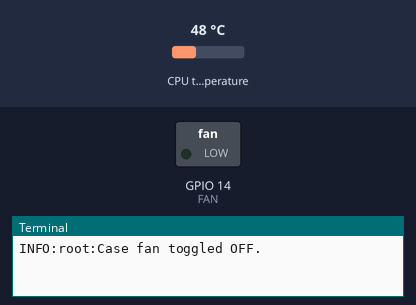
Simulated run of this program. Board: Raspberry Pi (BCM pin numbers). Shown: switched loads named in the program (green lamp = pin HIGH), the last lines printed to the terminal. The test bench sets the inputs (shaded band); at power-on: CPU temperature 48 °C. The clock reads 2024-03-15 10:24:30 at power-on unless the program sets it.

Above: at 1.2 s.
1.3 s: CPU temperature set to 78 °C
7.3 s: CPU temperature set to 81 °C
At 10.8 s:
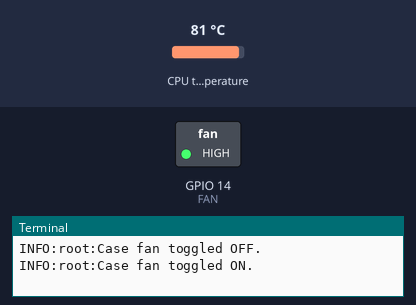
13.3 s: CPU temperature set to 77 °C
19.3 s: CPU temperature set to 74 °C
At 20.9 s:
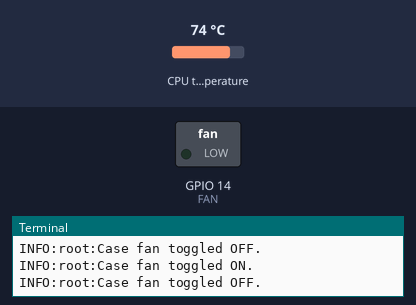
25.3 s: CPU temperature set to 84 °C
At 31.0 s:
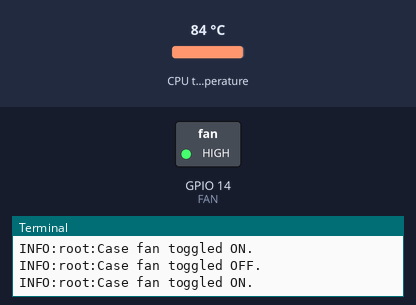
Timing chart, 0 to 32.5 s (numbered marks = the images above; inputs shaded):
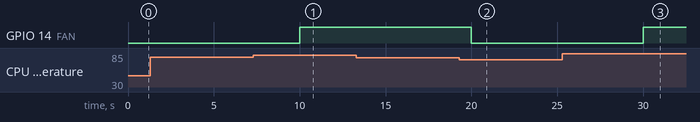

The program:

case_fan.py
```python
import logging
import time
from gpiozero import PWMLED


HIGH_TEMP = 80
DELAY_SEC = 5
FAN = PWMLED(14)
CPU_TEMP_FILE = "/sys/class/thermal/thermal_zone0/temp"

is_high_temp = False
is_fan_on = None


def get_cpu_temp():
    with open(CPU_TEMP_FILE) as f:
        cpu_temp = f.read()
        cpu_temp = int(cpu_temp) / 1000
    return cpu_temp


def check_high_temp():
    global is_high_temp
    cpu_temp = get_cpu_temp()
    logging.debug("CPU Temp: " + str(cpu_temp))
    if cpu_temp >= HIGH_TEMP:
        is_high_temp = True
    elif is_high_temp:
        if cpu_temp <= (HIGH_TEMP - 5):
            is_high_temp = False


def toggle_fan(on):
    global is_fan_on
    if on is True:
        if is_fan_on is False or is_fan_on is None:
            FAN.value = 1
            is_fan_on = True
            logging.info("Case fan toggled ON.")
    else:
        if is_fan_on or is_fan_on is None:
            FAN.value = 0
            is_fan_on = False
            logging.info("Case fan toggled OFF.")


def main():
    logging.basicConfig(level=logging.INFO)
    try:
        while True:
            check_high_temp()
            if is_high_temp:
                toggle_fan(True)
            else:
                toggle_fan(False)
            time.sleep(DELAY_SEC)
    finally:
        FAN.value = 1
        logging.info("Exiting...case fan toggled ON.")


if __name__ == "__main__":
    main()
```

Measured:
- the behaviour switches between 79 and 80 °C on CPU temperature (found by bisection; images 0 and 1)
- the behaviour switches between 76 and 75 °C on CPU temperature (found by bisection; images 1 and 2)
- after the input at 1.3 s, every drawn part: stays the same
- after the input at 7.3 s, GPIO 14 (FAN): LOW → HIGH after 2.7 s
- after the input at 13.3 s, every drawn part: stays the same
- after the input at 19.3 s, GPIO 14 (FAN): HIGH → LOW after 0.70 s
- after the input at 25.3 s, GPIO 14 (FAN): LOW → HIGH after 4.7 s
